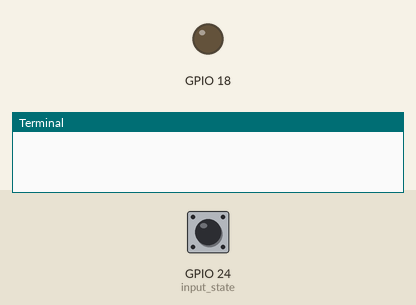
This program was run on a simulated Raspberry Pi (BCM pin numbers). Shown: output pins drawn as LEDs (lit = HIGH), the last lines printed to the terminal. Dashed ring = blinking. The test bench sets the inputs (shaded band); at power-on: GPIO 24 (input_state) HIGH.

Above: at 1.2 s.
1.3 s: GPIO 24 (input_state) pulled LOW for 1 s
At 3.5 s:
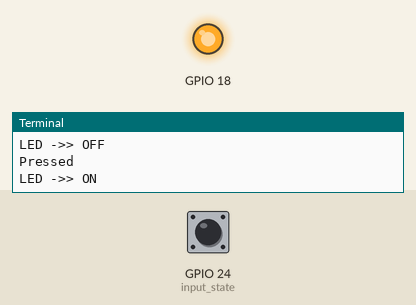
3.8 s: GPIO 24 (input_state) pulled LOW for 0.15 s
At 4.8 s:
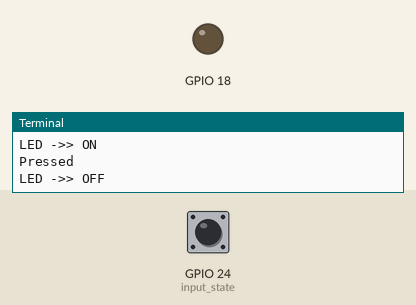
5.5 s: GPIO 24 (input_state) pulled LOW for 3.2 s
At 5.8 s:
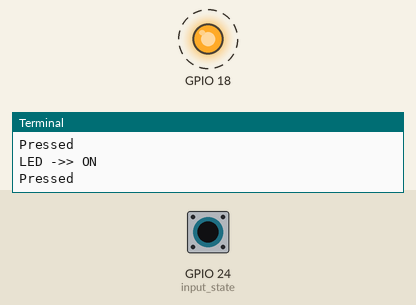
Timing chart, 0 to 10.2 s (numbered marks = the images above; inputs shaded):
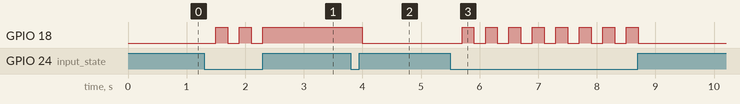

Measured:
- after the input at 1.3 s, GPIO 18: alternates HIGH for 0.20 s and LOW for 0.20 s, 5 changes in all, then stays HIGH, starting after 0.20 s
- after the input at 3.8 s, GPIO 18: HIGH → LOW after 0.20 s
- after the input at 5.5 s, GPIO 18: alternates HIGH for 0.20 s and LOW for 0.20 s, 16 changes in all, then stays LOW, starting after 0.20 s

The program:

button_led.py
```python
import RPi.GPIO as gpio
import time

gpio.setmode(gpio.BCM)

gpio.setup(18, gpio.OUT, initial=0)
gpio.setup(24, gpio.IN, pull_up_down=gpio.PUD_UP)

button_was_pushed = False

try:
    while True:
        input_state = gpio.input(24)
        if button_was_pushed == True and input_state == False:
            button_was_pushed = False
            #print(button_was_pushed)
            print("Pressed")
            time.sleep(0.2)
            gpio.output(18, 0)
            print("LED ->> OFF")
        elif button_was_pushed == False and input_state == False:
            button_was_pushed = True
            #print(button_was_pushed)
            print("Pressed")
            time.sleep(0.2)
            gpio.output(18, 1)
            print("LED ->> ON")
        #print(input_state,button_was_pushed)

except KeyboardInterrupt:
    gpio.cleanup()
```
